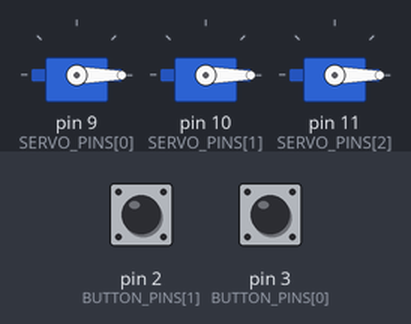
Bench run of a sketch on a simulated Arduino Uno, built with avr-gcc and run on an emulated ATmega328P. On the bench: 3 × servo. The test bench sets the inputs (shaded band); at power-on: pin 2 (BUTTON_PINS[1]) HIGH, pin 3 (BUTTON_PINS[0]) HIGH.

Above: at 1.2 s.
1.3 s: pin 2 (BUTTON_PINS[1]) pulled LOW for 0.15 s
At 1.6 s:
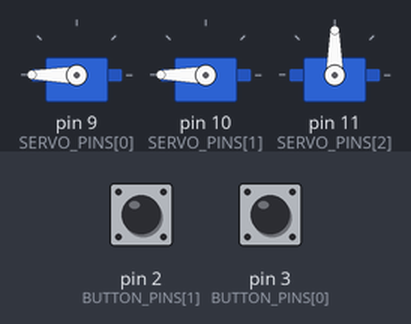
4.4 s: pin 3 (BUTTON_PINS[0]) pulled LOW for 0.15 s
7.5 s: pin 2 (BUTTON_PINS[1]) pulled LOW for 1 s
11.4 s: pin 3 (BUTTON_PINS[0]) pulled LOW for 1 s
Timing chart, 0 to 16.4 s (numbered marks = the images above; inputs shaded):
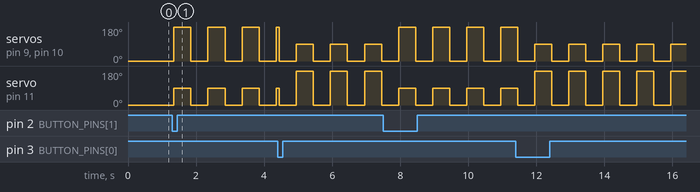

The sketch:

sketch.ino
```cpp
// Bài 1.4: 3 servo điều khiển bằng 2 nút bấm – Arduino Uno
// Mạch (đọc từ ảnh Tinkercad, servo đếm từ trái sang phải, dây xanh lá = tín hiệu):
//   Servo 1 -> chân 9    Servo 2 -> chân 10    Servo 3 -> chân 11
//   Dây đỏ của 3 servo -> hàng + trên breadboard (nối 5V Arduino)
//   Dây đen của 3 servo -> hàng - trên breadboard (nối GND Arduino)
//   Nút 1 (nút dưới) -> chân 3, Nút 2 (nút trên) -> chân 2
//   Mỗi nút: một chân -> chân Arduino, chân chéo đối diện -> hàng - (GND), không điện trở
//   => dùng INPUT_PULLUP: nhả = HIGH, nhấn = LOW
//
// Hoạt động (nhấn một lần là chạy liên tục, không cần giữ nút):
//   Nút 1: servo 1, 2 quay 0° <-> 90°, servo 3 quay 0° <-> 180°, đổi chiều mỗi 0,5 giây
//   Nút 2: servo 1, 2 quay 0° <-> 180°, servo 3 quay 0° <-> 90°, đổi chiều mỗi 0,5 giây
//   Lúc mới bật nguồn cả 3 servo đứng ở 0°. Nhấn lại nút đang chạy thì giữ nguyên nhịp.
//   Đổi nút: servo luôn về 0° và đứng đủ 0,5 giây rồi mới quay tới góc mới
//     - đang ở góc quay tới -> về 0° ngay
//     - đang ở 0°           -> đứng nốt cho đủ 0,5 giây như nhịp cũ

#include <Servo.h>

// ===== Thông số chỉnh được =====
const uint8_t SERVO_PINS[]  = {9, 10, 11};    // thứ tự từ trái qua phải
const uint8_t BUTTON_PINS[] = {3, 2};         // nút 1, nút 2
const uint8_t SERVO_COUNT   = sizeof(SERVO_PINS) / sizeof(SERVO_PINS[0]);
const uint8_t BUTTON_COUNT  = sizeof(BUTTON_PINS) / sizeof(BUTTON_PINS[0]);

const int REST_ANGLE = 0;                     // góc đứng chờ và góc quay về

// Góc quay tới của từng servo (trái -> phải) khi chạy theo từng nút
const int OUT_ANGLES[BUTTON_COUNT][SERVO_COUNT] = {
  {90,  90,  180},                            // nút 1: 2 servo quay 90°, 1 servo quay 180°
  {180, 180, 90},                             // nút 2: 2 servo quay 180°, 1 servo quay 90°
};

const unsigned long STEP_MS     = 500;        // giữ mỗi góc bao lâu rồi đổi chiều
const unsigned long DEBOUNCE_MS = 50;         // thời gian lọc nhiễu nút bấm
const int PRESSED = LOW;    // nút nối chân <-> GND, không điện trở (như ảnh). Nếu nút có
                            // điện trở kéo xuống GND và chân kia lên 5V thì đổi thành HIGH

// Một vòng = quay tới, giữ STEP_MS, quay về, giữ STEP_MS
const unsigned long ROUND_MS = 2 * STEP_MS;

const int8_t DUNG_YEN = -1;                   // chưa nhấn nút nào

Servo servos[SERVO_COUNT];
int lastAngle[SERVO_COUNT];                   // góc đã gửi, chỉ gửi lại khi thay đổi
int8_t mode = DUNG_YEN;                       // DUNG_YEN, hoặc số thứ tự nút đang chạy (0 = nút 1)
unsigned long roundStartMs = 0;               // thời điểm bắt đầu vòng đầu tiên của chế độ hiện tại

int  lastReading[BUTTON_COUNT];               // giá trị đọc thô lần trước
int  stableState[BUTTON_COUNT];               // trạng thái nút đã lọc nhiễu
unsigned long lastChangeMs[BUTTON_COUNT];     // thời điểm tín hiệu thô đổi gần nhất

// Nửa đầu vòng servo ở góc quay tới, nửa sau ở góc quay về
bool isOut(unsigned long t) {
  if (ROUND_MS == 0) return false;            // STEP_MS = 0: servo đứng yên ở 0°
  return (t % ROUND_MS) < STEP_MS;
}

// Góc của servo thứ i khi chạy theo chế độ m, t = thời gian từ đầu vòng đầu tiên
int angleAt(int8_t m, uint8_t i, unsigned long t) {
  if (m == DUNG_YEN) return REST_ANGLE;
  return isOut(t) ? OUT_ANGLES[m][i] : REST_ANGLE;
}

// Xử lý khoảnh khắc nhấn xuống của nút thứ b (0 = nút 1)
void onPress(uint8_t b, unsigned long now) {
  if (b == mode) return;                      // nhấn lại nút đang chạy: giữ nguyên nhịp
  if (mode == DUNG_YEN) {
    roundStartMs = now;                       // đang đứng yên: quay tới góc mới ngay
  } else if (isOut(now - roundStartMs)) {
    roundStartMs = now - STEP_MS;             // đang ở góc quay tới: vào nửa quay về từ bây giờ
  }                                           // đang ở 0°: giữ nhịp, hết nửa quay về mới quay tới
  mode = b;
}

void setup() {
  for (uint8_t i = 0; i < SERVO_COUNT; i++) {
    servos[i].attach(SERVO_PINS[i]);
    servos[i].write(REST_ANGLE);              // đưa cả dãy về 0° khi khởi động
    lastAngle[i] = REST_ANGLE;
  }
  for (uint8_t b = 0; b < BUTTON_COUNT; b++) {
    pinMode(BUTTON_PINS[b], PRESSED == HIGH ? INPUT : INPUT_PULLUP);
    lastReading[b] = stableState[b] = (PRESSED == HIGH) ? LOW : HIGH;   // coi như đang nhả
    lastChangeMs[b] = 0;
  }
}

void loop() {
  unsigned long now = millis();
  for (uint8_t b = 0; b < BUTTON_COUNT; b++) {
    int reading = digitalRead(BUTTON_PINS[b]);

    // Tín hiệu vừa thay đổi -> bắt đầu đếm lại thời gian chờ ổn định
    if (reading != lastReading[b]) {
      lastChangeMs[b] = now;
      lastReading[b] = reading;
    }

    // Tín hiệu đã ổn định đủ lâu và khác trạng thái cũ -> chấp nhận thay đổi
    if ((now - lastChangeMs[b]) > DEBOUNCE_MS && reading != stableState[b]) {
      stableState[b] = reading;
      if (stableState[b] == PRESSED) onPress(b, now);   // chỉ tính lúc nhấn, bỏ qua lúc nhả
    }
  }

  for (uint8_t i = 0; i < SERVO_COUNT; i++) {
    int angle = angleAt(mode, i, now - roundStartMs);
    if (angle != lastAngle[i]) {
      servos[i].write(angle);
      lastAngle[i] = angle;
    }
  }
}
```

Measured:
- after the input at 1.3 s, servo on pin 9 (SERVO_PINS[0]), servo on pin 10 (SERVO_PINS[1]): alternates 180° for 0.50 s and 0° for 0.50 s, starting after 0.05 s; servo on pin 11 (SERVO_PINS[2]): alternates 90° for 0.50 s and 0° for 0.50 s, starting after 0.05 s
